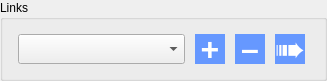
         <widget class="QGroupBox" name="eLinksBox">
          <property name="geometry">
           <rect>
            <x>8</x>
            <y>382</y>
            <width>327</width>
            <height>81</height>
           </rect>
          </property>
          <property name="toolTip">
           <string>manage links to lexical entries</string>
          </property>
          <property name="styleSheet">
           <string notr="true">QToolButton {
	background: #6698FF;
	color: white;
	border: 1px solid #6698FF;
	min-width: 28px;
	max-width:28px;
	min-height: 28px;
	max-height: 28px;
}

QToolButton:pressed {
	border: 2px outset #1E90FF;
}</string>
          </property>
          <property name="title">
           <string>Links</string>
          </property>
          <layout class="QHBoxLayout" name="horizontalLayout_5">
           <item>
            <widget class="QComboBox" name="eLinksList">
             <property name="sizePolicy">
              <sizepolicy hsizetype="Fixed" vsizetype="Fixed">
               <horstretch>0</horstretch>
               <verstretch>0</verstretch>
              </sizepolicy>
             </property>
             <property name="minimumSize">
              <size>
               <width>167</width>
               <height>30</height>
              </size>
             </property>
             <property name="maximumSize">
              <size>
               <width>167</width>
               <height>30</height>
              </size>
             </property>
             <property name="styleSheet">
              <string notr="true">selection-color: blue;</string>
             </property>
            </widget>
           </item>
           <item>
            <widget class="QToolButton" name="eAddExampleBtn">
             <property name="minimumSize">
              <size>
               <width>30</width>
               <height>30</height>
              </size>
             </property>
             <property name="font">
              <font>
               <pointsize>24</pointsize>
               <bold>true</bold>
              </font>
             </property>
             <property name="toolTip">
              <string>add link to lexical
entry or datset</string>
             </property>
             <property name="text">
              <string>+</string>
             </property>
            </widget>
           </item>
           <item>
            <widget class="QToolButton" name="eBreakLnkBtn">
             <property name="font">
              <font>
               <pointsize>24</pointsize>
               <bold>true</bold>
              </font>
             </property>
             <property name="toolTip">
              <string>&lt;html&gt;&lt;head/&gt;&lt;body&gt;&lt;p&gt;break link&lt;/p&gt;&lt;/body&gt;&lt;/html&gt;</string>
             </property>
             <property name="text">
              <string>–</string>
             </property>
            </widget>
           </item>
           <item>
            <widget class="QToolButton" name="eGoToLinkBtn">
             <property name="minimumSize">
              <size>
               <width>30</width>
               <height>30</height>
              </size>
             </property>
             <property name="maximumSize">
              <size>
               <width>30</width>
               <height>30</height>
              </size>
             </property>
             <property name="font">
              <font>
               <pointsize>28</pointsize>
              </font>
             </property>
             <property name="toolTip">
              <string>go to linked card</string>
             </property>
             <property name="text">
              <string>➠</string>
             </property>
            </widget>
           </item>
          </layout>
         </widget>
